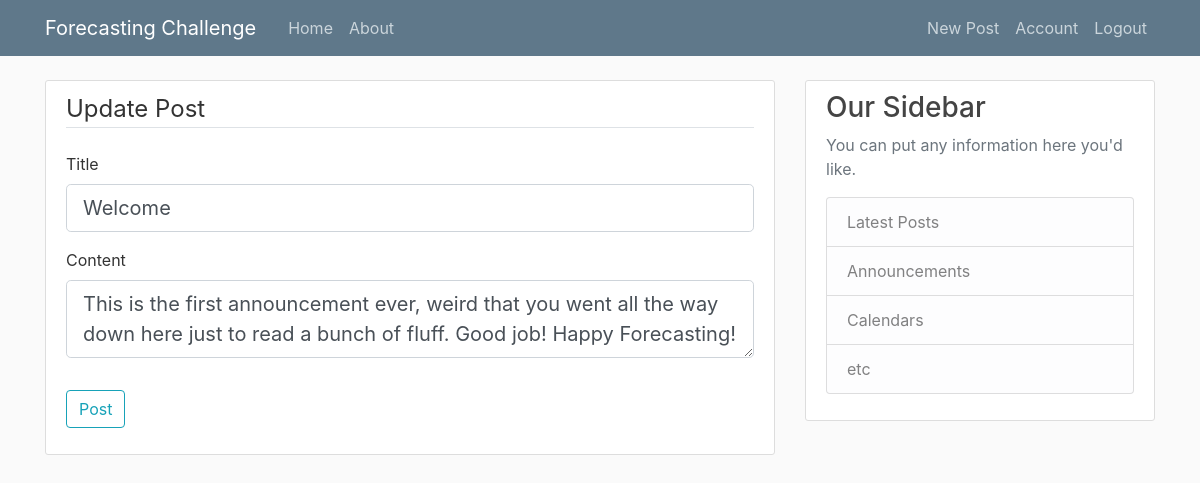
Screenshot of /post/1/update (signed in) with the database file from the repository.
### forecastingchallenge/models.py (models this page shows, shortened)
class Post(db.Model):
    id = db.Column(db.Integer, primary_key=True)
    title = db.Column(db.String(100), nullable=False)
    date_posted = db.Column(db.DateTime, nullable=False, default=datetime.utcnow)
    content = db.Column(db.Text, nullable=False)
    user_id = db.Column(db.Integer, db.ForeignKey('user.id'), nullable=False)

### forecastingchallenge/routes.py (the view)
@app.route("/post/<int:post_id>/update", methods=['GET', 'POST'])
@login_required
def post_update(post_id):
    post = Post.query.get_or_404(post_id)
    if post.author != current_user:
        abort(403)
    form = PostForm()
    if form.validate_on_submit():
        post.title = form.title.data
        post.content = form.content.data
        db.session.commit()
        flash('Your post has been updated!', 'success')
        return redirect(url_for('post', post_id=post.id))
    elif request.method == 'GET':
        form.title.data = post.title
        form.content.data = post.content
    return render_template('post_new.html', form=form, legend='Update Post')

### forecastingchallenge/forms.py
class PostForm(FlaskForm):
    title = StringField('Title', validators=[DataRequired()])
    content = TextAreaField('Content', validators=[DataRequired()])
    submit = SubmitField('Post')

### forecastingchallenge/models.py (called while the page is built)
@login_manager.user_loader
def load_user(user_id):
    return User.query.get(int(user_id))

### forecastingchallenge/templates/post_new.html (shortened to what this page needs)
{% extends "layout.html" %}
{% block content%}
    <div class="content-section">
        <form method="POST" action="" enctype="multipart/form-data">
            <fieldset class="form-group">
                <legend class="border-bottom mb-4">{{ legend }}</legend>
                <div class="form-group">
                    {{ form.title.label(class="form-control-label") }}
                    {% if form.title.errors %}
                        {{ form.title(class="form-control form-control-lg is-invalid") }}
                        <div class="invalid-feedback">
                            {% for error in form.email.errors %}
                                <span>{{ error }}</span>
                            {% endfor %}
                        </div>
                    {% else %}
                        {{ form.title(class="form-control form-control-lg") }}
                    {% endif %}
                </div>
                <div class="form-group">
                    {{ form.content.label(class="form-control-label") }}
                    {% if form.content.errors %}
                        {{ form.content(class="form-control form-control-lg is-invalid") }}
                        <div class="invalid-feedback">
                            {% for error in form.password.errors %}
                                <span>{{ error }}</span>
                            {% endfor %}
                        </div>
                    {% else %}
                        {{ form.content(class="form-control form-control-lg") }}
                    {% endif %}
                </div>
            </fieldset>
            <div class="form-group">
                {{ form.submit(class="btn btn-outline-info") }}
            </div>
        </form>
    </div>
{% endblock content %}

### forecastingchallenge/static/main.css (style rules this page uses)
body { background: #fafafa; color: #333333; margin-top: 5rem; }
.content-section { background: #ffffff; padding: 10px 20px; border: 1px solid #dddddd; border-radius: 3px; margin-bottom: 20px; }

### rows the page displays
Post: title "Welcome", content "This is the first announcement ever, weird that you went all the way down here just to read a bunch of fluff. Good job! Happy Forecasting!"

### other values shown
{{ legend }} "Update Post"
